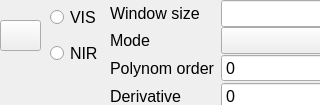
    <widget class="QWidget" name="tab_6">
     <attribute name="title">
      <string>SG</string>
     </attribute>
     <widget class="QPushButton" name="SG">
      <property name="geometry">
       <rect>
        <x>0</x>
        <y>20</y>
        <width>41</width>
        <height>31</height>
       </rect>
      </property>
      <property name="text">
       <string/>
      </property>
      <property name="icon">
       <iconset>
        <normaloff>Image/Smoothing5.png</normaloff>Image/Smoothing5.png</iconset>
      </property>
      <property name="iconSize">
       <size>
        <width>40</width>
        <height>40</height>
       </size>
      </property>
     </widget>
     <widget class="QWidget" name="gridLayoutWidget_11">
      <property name="geometry">
       <rect>
        <x>110</x>
        <y>0</y>
        <width>201</width>
        <height>96</height>
       </rect>
      </property>
      <layout class="QGridLayout" name="gridLayout_11">
       <property name="sizeConstraint">
        <enum>QLayout::SetFixedSize</enum>
       </property>
       <property name="verticalSpacing">
        <number>0</number>
       </property>
       <item row="3" column="0">
        <widget class="QLabel" name="label_39">
         <property name="font">
          <font>
           <pointsize>12</pointsize>
          </font>
         </property>
         <property name="text">
          <string>Derivative</string>
         </property>
        </widget>
       </item>
       <item row="3" column="1">
        <widget class="QSpinBox" name="spinBox_8">
         <property name="font">
          <font>
           <pointsize>12</pointsize>
          </font>
         </property>
        </widget>
       </item>
       <item row="2" column="0">
        <widget class="QLabel" name="label_30">
         <property name="font">
          <font>
           <pointsize>12</pointsize>
          </font>
         </property>
         <property name="text">
          <string>Polynom order</string>
         </property>
        </widget>
       </item>
       <item row="0" column="0">
        <widget class="QLabel" name="label_35">
         <property name="font">
          <font>
           <pointsize>12</pointsize>
          </font>
         </property>
         <property name="text">
          <string>Window size</string>
         </property>
        </widget>
       </item>
       <item row="2" column="1">
        <widget class="QSpinBox" name="spinBox_7">
         <property name="font">
          <font>
           <pointsize>12</pointsize>
          </font>
         </property>
        </widget>
       </item>
       <item row="0" column="1">
        <widget class="QLineEdit" name="lineEdit_10">
         <property name="font">
          <font>
           <pointsize>12</pointsize>
          </font>
         </property>
        </widget>
       </item>
       <item row="1" column="0">
        <widget class="QLabel" name="label_29">
         <property name="font">
          <font>
           <pointsize>12</pointsize>
          </font>
         </property>
         <property name="text">
          <string>Mode</string>
         </property>
        </widget>
       </item>
       <item row="1" column="1">
        <widget class="QComboBox" name="comboBox_2">
         <property name="font">
          <font>
           <pointsize>12</pointsize>
          </font>
         </property>
        </widget>
       </item>
      </layout>
     </widget>
     <widget class="QWidget" name="verticalLayoutWidget_6">
      <property name="geometry">
       <rect>
        <x>50</x>
        <y>0</y>
        <width>52</width>
        <height>71</height>
       </rect>
      </property>
      <layout class="QVBoxLayout" name="verticalLayout_7">
       <item>
        <widget class="QRadioButton" name="radioButton_8">
         <property name="font">
          <font>
           <pointsize>12</pointsize>
          </font>
         </property>
         <property name="text">
          <string>VIS</string>
         </property>
        </widget>
       </item>
       <item>
        <widget class="QRadioButton" name="radioButton_9">
         <property name="font">
          <font>
           <pointsize>12</pointsize>
          </font>
         </property>
         <property name="text">
          <string>NIR</string>
         </property>
        </widget>
       </item>
      </layout>
     </widget>
    </widget>
